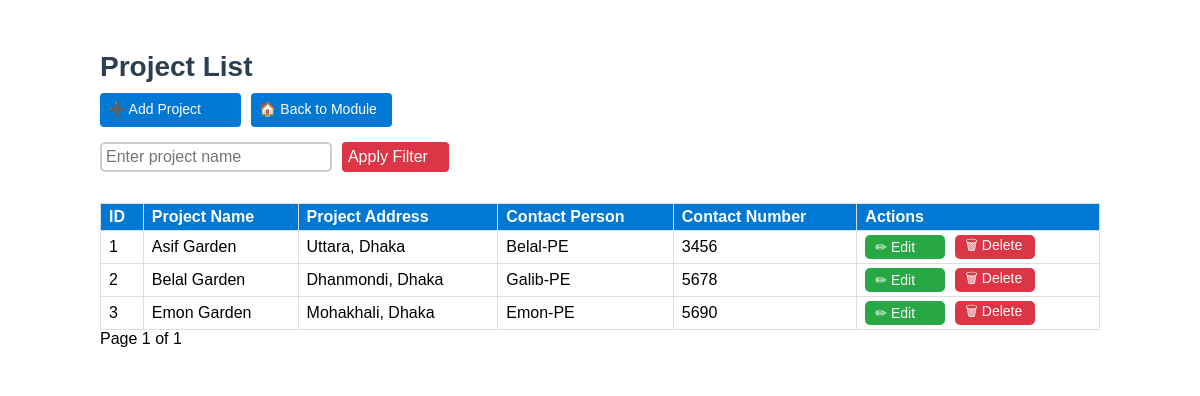
/construction-department/project/, run on the app's committed database.
### project/models.py (models this page shows, shortened)
class Project(models.Model):
    id = models.AutoField(primary_key=True)  # Auto-incrementing ID
    name_of_project = models.CharField(max_length=255)  # Project name
    project_address = models.CharField(max_length=500)  # Project address as CharField
    contact_person_name = models.CharField(max_length=255)  # Name of contact person
    contact_person_number = models.CharField(max_length=20)  # Contact number of contact person

### project/views.py (the view)
# urls.py: path("", project_list, name="project_list"),  # Display project list with filtering and pagination
def project_list(request):
    query = request.GET.get("q", "")  # Defaults to empty if no query string
    projects = Project.objects.all().order_by("id")  # Changed from "-id" to "id"
    if query:
        projects = projects.filter(name_of_project__icontains=query)
    paginator = Paginator(projects, 10)
    page_number = request.GET.get("page")
    try:
        projects_page = paginator.get_page(page_number)
    except (PageNotAnInteger, EmptyPage):
        projects_page = paginator.get_page(1)
    return render(request, "project/project_list.html", {
        "projects": projects_page,
        "query": query
    })

### project/templates/project/project_list.html (shortened to what this page needs)
{% block content %}
<div class="form-container">
    <h2>Project List</h2>
    <div class="nav-buttons">
        <a href="{% url 'project_create' %}" class="nav-button">➕ Add Project</a>
        <a href="{% url 'construction_department' %}" class="nav-button">🏠 Back to Module</a>
    </div>
    <div class="filter-container">
    <form method="get" style="display: flex; gap: 10px;">
        <input type="text" name="q" value="{{ query }}" class="filter-box" placeholder="Enter project name">
        <button type="submit" class="apply-button">Apply Filter</button>
    </form>
</div>
    <table>
        <thead>
            <tr>
                <th>ID</th>
                <th>Project Name</th>
                <th>Project Address</th>
                <th>Contact Person</th>
                <th>Contact Number</th>
                <th>Actions</th>
            </tr>
        </thead>
        <tbody>
            {% for project in projects %}
            <tr>
                <td>{{ project.id }}</td>
                <td class="name">{{ project.name_of_project }}</td>
                <td>{{ project.project_address }}</td>
                <td>{{ project.contact_person_name }}</td>
                <td>{{ project.contact_person_number }}</td>
                <td>
                    <div class="action-buttons">
                        <a href="{% url 'project_edit' project.id %}" class="action-button edit">✏ Edit</a>
                        <a href="{% url 'project_delete' project.id %}" class="action-button delete" onclick="return confirm('Are you sure you want to delete this project?');">🗑 Delete</a>
                    </div>
                </td>
            </tr>
            {% empty %}
            <tr>
                <td colspan="6" class="text-center">No projects found</td>
            </tr>
            {% endfor %}
        </tbody>
    </table>
<div class="pagination">
    <span>Page {{ projects.number }} of {{ projects.paginator.num_pages }}</span>
</div>
</div>
{% endblock %}

### project/templates/project/project_list.html (style rules this page uses)
.form-container { max-width: 1000px; margin: 0 auto; padding: 20px; background: white; border-radius: 5px; box-shadow: none; }
body, th, td, input, a, .nav-button, .filter-box, .apply-button, .action-button { font-family: "Trebuchet MS", sans-serif; }
h2 { text-align: left; color: #2c3e50; margin-bottom: 10px; font-size: 28px; }
table { width: 100%; border-collapse: collapse; margin-top: 10px; }
th, td { border: 1px solid #ddd; padding: 4px 8px; text-align: left; height: 18px; }
th { background-color: #0078D4; color: white; }
.nav-buttons { display: flex; gap: 10px; margin-bottom: 15px; }
.nav-button { background: #0078D4; color: white; padding: 8px; border-radius: 4px; text-decoration: none; width: 125px; height: 18px; font-size: 14px; }
.filter-container { display: flex; gap: 10px; margin-bottom: 15px; }
.filter-box { width: 75%; padding: 4px; font-size: 16px; border-radius: 5px; border: 2px solid #ccc; }
.apply-button { width: 120px; background: #dc3545; color: white; padding: 6px; border-radius: 4px; font-size: 16px; border: none; cursor: pointer; text-align: left; }
.action-buttons { display: flex; gap: 10px; align-items: center; }
.action-button { width: 60px; height: 4px; padding: 10px; display: flex; align-items: center; justify-content: left; text-decoration: none; font-size: 14px; border-radius: 5px; }
.action-button.edit { background: #28a745; color: white; }
.action-button.delete { background: #dc3545; color: white; }

### data on the page
Project: id "1", name_of_project "Asif Garden", project_address "Uttara, Dhaka", contact_person_name "Belal-PE", contact_person_number "3456"
Project: id "2", name_of_project "Belal Garden", project_address "Dhanmondi, Dhaka", contact_person_name "Galib-PE", contact_person_number "5678"
Project: id "3", name_of_project "Emon Garden", project_address "Mohakhali, Dhaka", contact_person_name "Emon-PE", contact_person_number "5690"

### other printed values
{{ projects.number }} "1"
{{ projects.paginator.num_pages }} "1"
